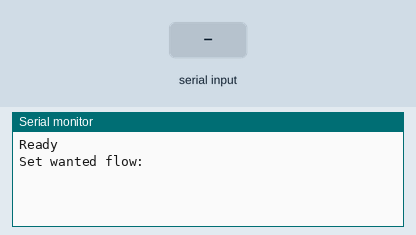
Bench run of a sketch on a simulated Arduino Uno, built with avr-gcc and run on an emulated ATmega328P. On the bench: the last lines printed to the serial monitor. The inputs (shaded band) are chosen by the test bench. Random numbers use the default seed unless the sketch sets one.

Above: at 0.9 s.
1.0 s: "90,45,200\n" received over Serial
3.5 s: "30,150,10\n" received over Serial
At 5.0 s:
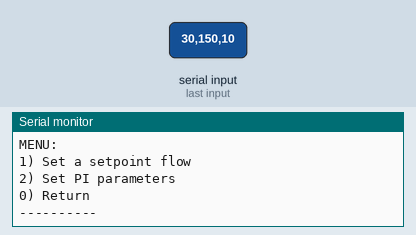
6.0 s: "2\n" received over Serial
At 7.6 s:
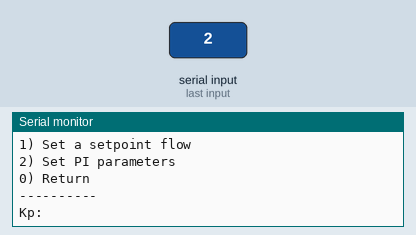
8.4 s: "90,45\n" received over Serial
At 10.6 s:
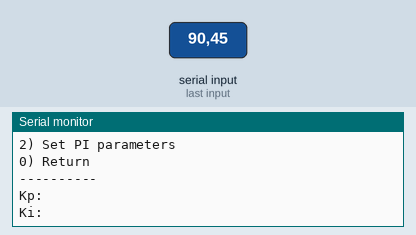
Timing chart, 0 to 11.8 s (numbered marks = the images above; inputs shaded):
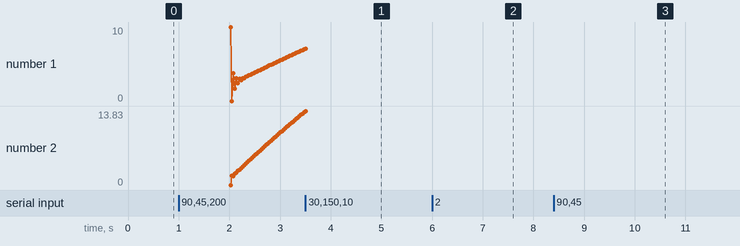

The sketch:

main.ino
```cpp
#include "Motor.h"
#include "Process.h"
#include "PIController.h"

// x stepper driver pints trigorilla board
#define STEP  54
#define DIR 55
#define ENABLE  38

#define MICROSTEPS 16 // locked by the board
#define MOTOR_STEPS 200 // steps per revolution NEMA17

#define RPM 100

#define DT 10 // ms
#define MAX_TRAVEL 10 // mm
#define PITCH 1.25 // screw pitch
#define STEP_MM float(MOTOR_STEPS) * float(MICROSTEPS) / float(PITCH)

int menu(){
  Serial.println("----------");
  Serial.println("MENU:");
  Serial.println("1) Set a setpoint flow");
  Serial.println("2) Set PI parameters");
  Serial.println("0) Return");
  Serial.println("----------");
  while(!Serial.available()){}
  String entry = Serial.readString();
  return entry.toInt();
}

float getSetpoint(){
  Serial.println("Set wanted flow: ");
  while(!Serial.available()){}
  String setpoint_str = Serial.readString();
  Serial.print("Q [l/m]: ");
  Serial.println(setpoint_str.toFloat());
  return setpoint_str.toFloat();
}

void setPIParams(PIController *controller){
  Serial.println("Kp: ");
  while(!Serial.available()){}
  String Kp_str = Serial.readString();
  controller->setKp(Kp_str.toFloat());
  Serial.println("Ki: ");
  while(!Serial.available()){}
  String Ki_str = Serial.readString();
  controller->setKi(Ki_str.toFloat());
}

void setup() {

  // create the serial connection with baudrate 115200
  Serial.begin(115200);
  // wait for the serial connection
  while(!Serial){}
  Serial.println("Ready");
  Motor motor(DIR,STEP,ENABLE, MICROSTEPS, MOTOR_STEPS, RPM, DT);
  motor.disable();
  float setpoint = getSetpoint();
  motor.enable();

  PIController controller(9.0f, 3.0f, DT, 10.0f);
  Process P;

  while(1){

    // send a character to the serial
    if (Serial.available()){
      // turn of motor
      motor.disable();
      Serial.readString();
      // print the menu
      int entry = menu();
      switch (entry){
        case 1: setpoint = getSetpoint(); break;
        case 2: setPIParams(&controller); break;
        default: break;
      }
    }
    motor.enable();
    float y = P.read();
    float u = controller.update(setpoint, y);
    P.update(u);
    long turns = long(u * STEP_MM); // steps to do
    motor.move(turns);
    Serial.print(u);
    Serial.print(",");
    Serial.print(setpoint);
    Serial.print(",");
    Serial.println(y);
  }

}

void loop() {
  delay(1);
}
```

Motor.h
```cpp
#ifndef MOTOR_H
#define MOTOR_H

class Motor
{
private:
  int dir;
  int step;
  int en;
  int steps;
  int microstepping;
  long pos;
  int dt; // in microseconds -> subtime interval
  long DT; // in microseconds -> overall time delta
public:
  Motor(int dir, int step, int en, int microstepping, int steps, float rpm, int DT)
  {
    this->dir = dir;
    this->step = step;
    this->en = en;
    this->steps = steps;
    this->microstepping = microstepping;
    this->pos = 0;
    this->DT = DT * 1000l;
    setSpeed(rpm);
    pinMode(this->dir, OUTPUT);
    pinMode(this->step, OUTPUT);
    pinMode(this->en, OUTPUT);
  }
  move(long target)
  {
    long delta = target - this->pos;
    int s = sign(delta);
    delta = abs(delta);
    long time = 0;
    while (time < this->DT)
    {
      if (delta > 0)
      {
        digitalWrite(this->dir, s);
        digitalWrite(this->step, 0);
        delayMicroseconds(this->dt);
        digitalWrite(this->step, 1);
        delayMicroseconds(this->dt);
        delta -= 1;
        this->pos += -pow(-1, s);
        /*
        Serial.print(target);
        Serial.print(",");
        Serial.println(this->pos);
        */
      }
      else
      {
        delayMicroseconds(2 * this->dt);
      }
      time += 2 * dt;
    }
  }
  void setSpeed(float rpm)
  {
    this->dt = int(60.0f * 500000.0f / float(this->microstepping * this->steps) / rpm); // microsec/step
  }
  void enable()
  {
    digitalWrite(this->en, 0);
  }
  void disable()
  {
    digitalWrite(this->en, 1);
  }
  int sign(int x)
  {
    if (x >= 0)
    {
      return 1;
    }
    return 0;
  }
  long getPos(){
    return this->pos;
  }
};

#endif
```

PIController.h
```cpp
#ifndef PICONTROLLER_H
#define PICONTROLLER_H

class PIController{
  private:
    float Kp = 0.0f;
    float Ki = 0.0f;
    float dt = 0;
    float err = 0.0f;
    float u = 0.0f;
    float u_max = 0.0f;
  public:
  PIController(float Kp, float Ki, int dt, float u_max){
    this->Kp = Kp;
    this->Ki = Ki;
    this->dt = float(dt);
    this->u = 0.0f;
    this->err = 0.0f;
    this->u_max = u_max;
  }

  float update(float setpoint, float y){
    float e = setpoint - y;
    this->u += this->Kp * (e - this->err) + this->Ki*this->err*this->dt/1000.0f;
    this->err = e;
    if (this->u>this->u_max){
      this->u=this->u_max;
    }
    else if (this->u<0.0f){
      this->u=0.0f;
    }
    return this->u;
  }

  void setKp(float Kp){
    this->Kp = Kp;
  }

  void setKi(float Ki){
    this->Ki = Ki;
  }
};

#endif
```

Process.h
```cpp
#ifndef PROCESS_H
#define PROCESS_H

class Process{
  private:
  float a= random(100)/100.0f;
  float k= random(100)/20.0f;
  float x=0.0f;
  float y=0.0f;
  public:
  void update(float x){
    this->x = x;
    this->y = this->k*this->a*this->x+(1-this->a)*this->y;
  }
  float read(){
    return this->y;
  }

};

#endif
```

Measured:
- after the input at 6.0 s, the serial monitor: prints a new line after 1.0 s (image 2)
- after the input at 8.4 s, the serial monitor: prints a new line after 1.0 s (image 3)
